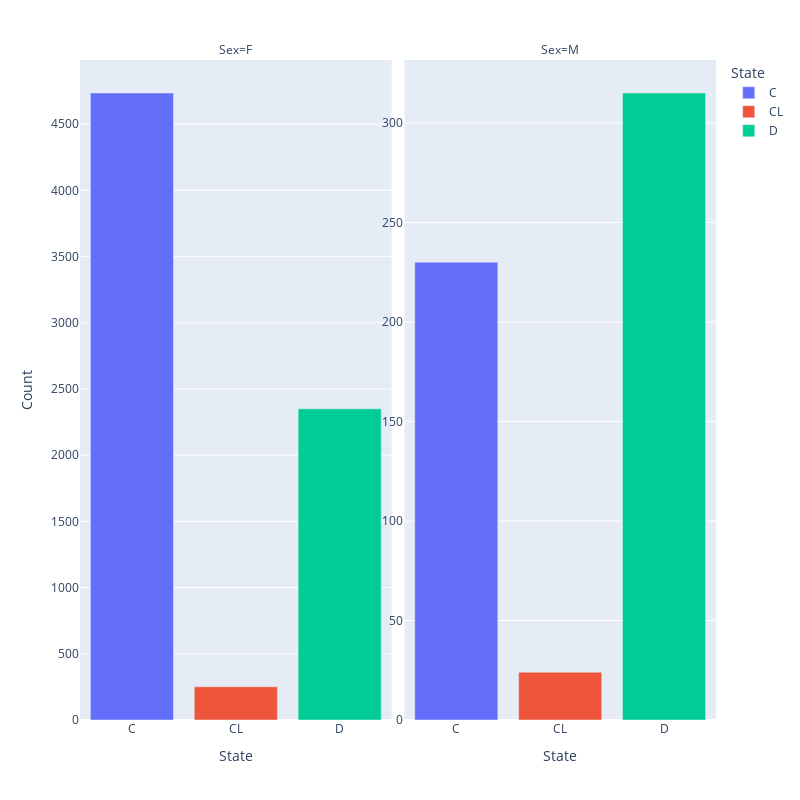

Notebook code for this chart:
### Code cell
column = 'Sex'

fig = pd.concat([df_train_featured[[column]], pd.get_dummies(df_train_featured['Status'])], axis = 1).pivot_table(index = column, values = ['C', 'CL', 'D'], aggfunc = 'sum')\
.stack().reset_index().set_axis([column, 'State', 'Count'], axis = 1).plot.bar(x = 'State', y = 'Count', backend = 'plotly', color = 'State', facet_col = column, height = 800, width = 800)

fig.update_yaxes(matches=None,showticklabels=True)

### Figure 1 — Plotly figure (JSON) as saved in the notebook; plotly's stock layout.template omitted (floating-point values rounded to 4 significant figures)
{"data": [{"alignmentgroup": "True", "hovertemplate": "State=%{x}<br>Sex=F<br>Count=%{y}<extra></extra>", "legendgroup": "C", "marker": {"color": "#636efa", "pattern": {"shape": ""}}, "name": "C", "offsetgroup": "C", "orientation": "v", "showlegend": true, "textposition": "auto", "type": "bar", "x": ["C"], "xaxis": "x", "y": [4735], "yaxis": "y"}, {"alignmentgroup": "True", "hovertemplate": "State=%{x}<br>Sex=M<br>Count=%{y}<extra></extra>", "legendgroup": "C", "marker": {"color": "#636efa", "pattern": {"shape": ""}}, "name": "C", "offsetgroup": "C", "orientation": "v", "showlegend": false, "textposition": "auto", "type": "bar", "x": ["C"], "xaxis": "x2", "y": [230], "yaxis": "y2"}, {"alignmentgroup": "True", "hovertemplate": "State=%{x}<br>Sex=F<br>Count=%{y}<extra></extra>", "legendgroup": "CL", "marker": {"color": "#EF553B", "pattern": {"shape": ""}}, "name": "CL", "offsetgroup": "CL", "orientation": "v", "showlegend": true, "textposition": "auto", "type": "bar", "x": ["CL"], "xaxis": "x", "y": [251], "yaxis": "y"}, {"alignmentgroup": "True", "hovertemplate": "State=%{x}<br>Sex=M<br>Count=%{y}<extra></extra>", "legendgroup": "CL", "marker": {"color": "#EF553B", "pattern": {"shape": ""}}, "name": "CL", "offsetgroup": "CL", "orientation": "v", "showlegend": false, "textposition": "auto", "type": "bar", "x": ["CL"], "xaxis": "x2", "y": [24], "yaxis": "y2"}, {"alignmentgroup": "True", "hovertemplate": "State=%{x}<br>Sex=F<br>Count=%{y}<extra></extra>", "legendgroup": "D", "marker": {"color": "#00cc96", "pattern": {"shape": ""}}, "name": "D", "offsetgroup": "D", "orientation": "v", "showlegend": true, "textposition": "auto", "type": "bar", "x": ["D"], "xaxis": "x", "y": [2350], "yaxis": "y"}, {"alignmentgroup": "True", "hovertemplate": "State=%{x}<br>Sex=M<br>Count=%{y}<extra></extra>", "legendgroup": "D", "marker": {"color": "#00cc96", "pattern": {"shape": ""}}, "name": "D", "offsetgroup": "D", "orientation": "v", "showlegend": false, "textposition": "auto", "type": "bar", "x": ["D"], "xaxis": "x2", "y": [315], "yaxis": "y2"}], "layout": {"annotations": [{"font": {}, "showarrow": false, "text": "Sex=F", "x": 0.245, "xanchor": "center", "xref": "paper", "y": 1, "yanchor": "bottom", "yref": "paper"}, {"font": {}, "showarrow": false, "text": "Sex=M", "x": 0.755, "xanchor": "center", "xref": "paper", "y": 1, "yanchor": "bottom", "yref": "paper"}], "barmode": "relative", "height": 800, "legend": {"title": {"text": "State"}, "tracegroupgap": 0}, "margin": {"t": 60}, "width": 800, "xaxis": {"anchor": "y", "autorange": true, "categoryarray": ["C", "CL", "D"], "categoryorder": "array", "domain": [0, 0.49], "range": [-0.5, 2.5], "title": {"text": "State"}, "type": "category"}, "xaxis2": {"anchor": "y2", "autorange": true, "categoryarray": ["C", "CL", "D"], "categoryorder": "array", "domain": [0.51, 1], "matches": "x", "range": [-0.5, 2.5], "title": {"text": "State"}, "type": "category"}, "yaxis": {"anchor": "x", "autorange": true, "domain": [0, 1], "range": [0, 4984.0], "showticklabels": true, "title": {"text": "Count"}, "type": "linear"}, "yaxis2": {"anchor": "x2", "autorange": true, "domain": [0, 1], "range": [0, 331.6], "showticklabels": true, "type": "linear"}}}
